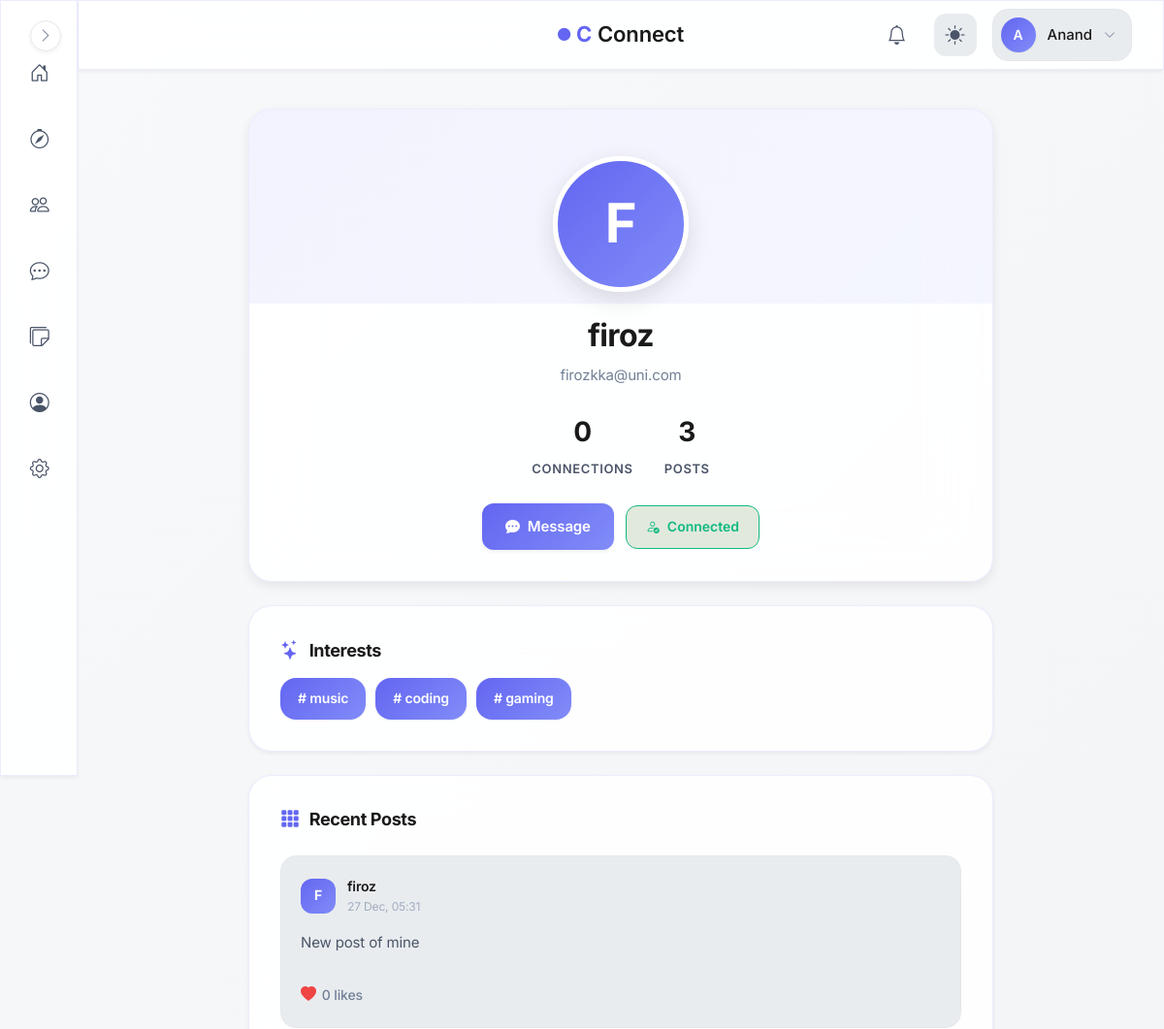
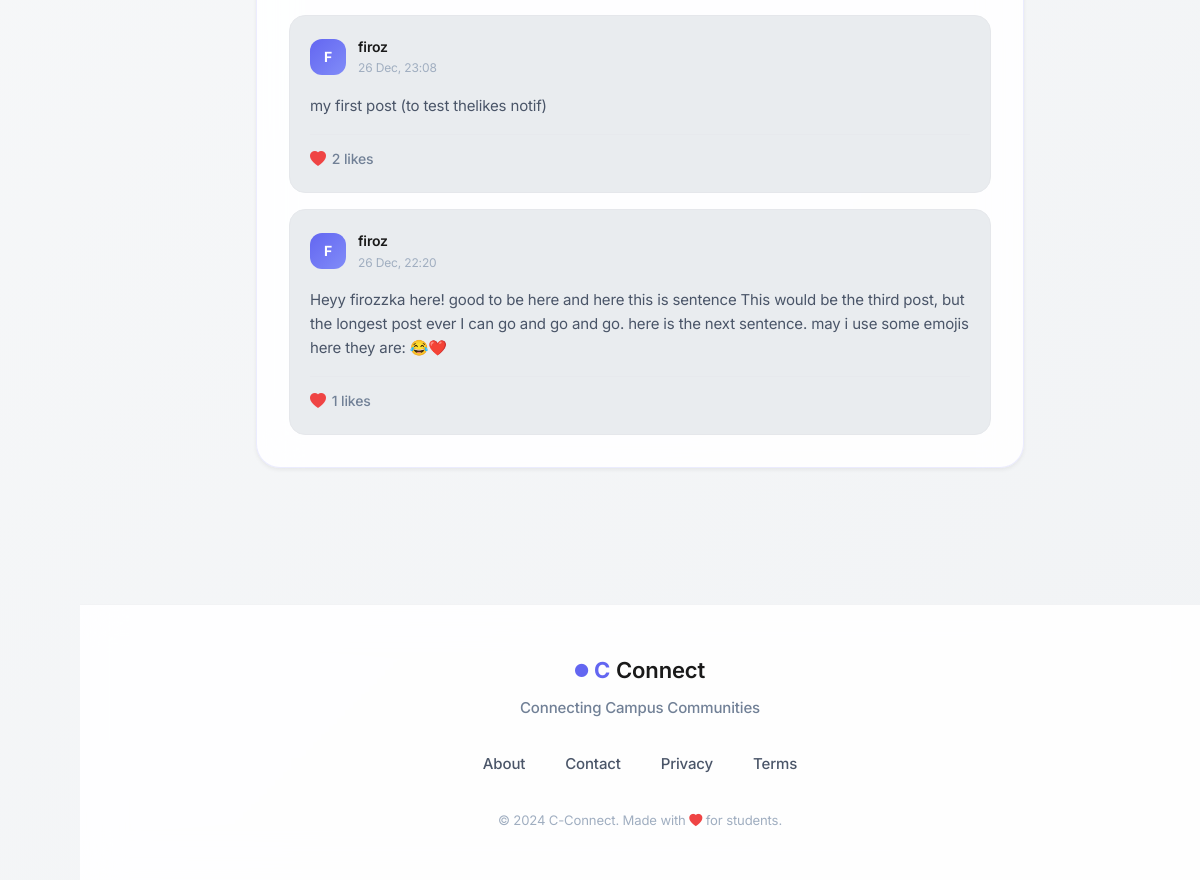
The page /user/20 (signed in) on the database its author committed (2 pictures, top to bottom).
### models.py (models this page shows, shortened)
class User(UserMixin, db.Model):
    id = db.Column(db.Integer, primary_key=True, autoincrement=True)  # Unique identifier
    username = db.Column(db.String(100), nullable=False)  # Name of the user (later can add this unique if needed)
    email = db.Column(db.String(120), nullable=False, unique=True)  # Email of the user
    password = db.Column(db.String(200), nullable=False)  # Passwords not hashed yet (done in setup_db.py)
    created_at = db.Column(db.DateTime, default=db.func.now())  # Timestamp of account creation
    last_login = db.Column(db.DateTime, nullable=True)  # Timestamp of last login
    pass

class Post(db.Model):
    __tablename__ = "posts"
    id = db.Column(db.Integer, primary_key=True)
    user_id = db.Column(db.Integer, db.ForeignKey("user.id"), nullable=False)
    content = db.Column(db.Text, nullable=False)
    image_path = db.Column(db.String(255), nullable=True)
    created_at = db.Column(db.DateTime, default=db.func.now(), index=True)
    user = db.relationship("User", backref="posts", lazy=True)
    likes = db.relationship(
        "PostLike",
        backref="post",
        cascade="all, delete-orphan",
        lazy="select"
    )

### blueprints/main/routes.py (the view)
@main.route("/user/<int:user_id>")
@login_required
def view_user_profile(user_id):
    if user_id <= 0 or user_id == current_user.id:
        return redirect(url_for("auth.profile"))
    user = User.query.get_or_404(user_id)
    profile = user.profile
    conn = Connection.query.filter(
        ((Connection.user_id == current_user.id) & (Connection.target_user_id == user_id)) |
        ((Connection.user_id == user_id) & (Connection.target_user_id == current_user.id))
    ).first()
    posts = (
        Post.query
        .filter_by(user_id=user.id)
        .order_by(Post.created_at.desc())
        .limit(10)
        .all()
    )
    if current_user.id != user.id:
        try:
            last_visit = (
                ProfileVisit.query
                .filter_by(viewer_id=current_user.id, viewed_id=user.id)
                .order_by(ProfileVisit.timestamp.desc())
                .first()
            )
            if not last_visit or (datetime.now(timezone.utc) - last_visit.timestamp).total_seconds() > 1800: #30 minutes
                v = ProfileVisit(viewer_id=current_user.id, viewed_id=user.id)
                db.session.add(v)
                db.session.commit()
        except:
            db.session.rollback()
    return render_template(
        "main/user_profile.html",
        user=user,
        profile=profile,
        conn=conn,
        posts=posts
    )

### blueprints/auth/__init__.py (called while the page is built)
@login_manager.user_loader
def load_user(user_id):
    from models import User  # Importing User model for querying  (import here to avoid circular imports)
    return User.query.get(int(user_id))

@auth.after_app_request
def add_header(response):
    if current_user.is_authenticated and request.blueprint == 'auth':
        response.headers['Cache-Control'] = 'no-store, no-cache, must-revalidate, post-check=0, pre-check=0, max-age=0'
        response.headers['Pragma'] = 'no-cache'
        response.headers['Expires'] = '-1'
    return response

### factory_helpers.py (called while the page is built, shortened)
def register_security_headers(app):
    @app.after_request
    def set_secure_headers(response):
        response.headers['Content-Security-Policy'] = (
            "default-src 'self'; "
            "img-src 'self' data: blob: https:; "# Allow external images
            "style-src 'self' 'unsafe-inline' https:; "# ADD https: for CDNs
            "script-src 'self' 'unsafe-inline' https:; "# ADD https: for JS
            "font-src 'self' https: data:; "# Google Fonts
            "connect-src 'self' https:;"  # ← ADD https: for CDNs/maps
        )
        response.headers['X-Content-Type-Options'] = 'nosniff'
        response.headers['X-Frame-Options'] = 'DENY'
        response.headers['Referrer-Policy'] = 'strict-origin-when-cross-origin'
        response.headers['Permissions-Policy'] = 'geolocation=(), microphone=()'
        return response

def register_daily_cleanup(app):
    if not hasattr(app, "_last_notification_cleanup"):
        app._last_notification_cleanup = None
    @app.before_request
    def daily_cleanup():
        now = datetime.now(timezone.utc)
        last = getattr(app, "_last_notification_cleanup", None)
        if last is None or (now - last).days >= 1:
            from blueprints.notifications.service import cleanup_old_notifications
            deleted = cleanup_old_notifications()
            app.logger.info(f"Cleaned up {deleted} old notifications.")
            app._last_notification_cleanup = now

def register_profilevisit_cleanup(app):
    last_cleanup = {'t': 0}
    @app.before_request
    def cleanup_visits():
        now = time.time()
        if now - last_cleanup['t'] < 3600:  # run once every hour
            return

### blueprints/main/templates/main/user_profile.html (shortened to what this page needs)
{% extends "base.html" %}
{% block body %}
<div class="user-profile-page">
    <section class="user-profile-header">
        <div class="user-profile-header__avatar">
            {% if user.profile and user.profile.profile_picture %}
                <span class="user-profile-header__avatar-fallback" style="display: none;">
                    {{ user.username[0].upper() }}
                </span>
            {% else %}
                <span class="user-profile-header__avatar-fallback">
                    {{ user.username[0].upper() }}
                </span>
            {% endif %}
        </div>
        <h1 class="user-profile-header__name">{{ user.username }}</h1>
        <p class="user-profile-header__email">{{ user.email }}</p>
        <div class="user-profile-header__stats">
            <div class="user-profile-header__stat">
                <span class="user-profile-header__stat-value">
                    {{ user.connection_count if user.connection_count is defined else '0' }}
                </span>
                <span class="user-profile-header__stat-label">Connections</span>
            </div>
            <div class="user-profile-header__stat">
                <span class="user-profile-header__stat-value">
                    {{ posts|length if posts else '0' }}
                </span>
                <span class="user-profile-header__stat-label">Posts</span>
            </div>
        </div>
<div class="user-profile-header__actions">
    {% if conn is none %}
        <form method="POST" action="{{ url_for('connections.connections_send', target_id=user.id) }}" style="margin: 0;">
            <input type="hidden" name="csrf_token" value="{{ csrf_token() }}">
            <button type="submit" class="user-profile-header__btn user-profile-header__btn--primary">
                <i class="bi bi-person-plus"></i>
                <span>Connect</span>
            </button>
        </form>
    {% elif conn.status == 'pending' and conn.user_id == current_user.id %}
        <div class="user-profile-header__status user-profile-header__status--pending">
            <i class="bi bi-clock-fill"></i>
            <span>Request Pending</span>
        </div>
    {% elif conn.status == 'accepted' %}
        <a href="{{ url_for('messages.chat', user_id=user.id) }}"
           class="user-profile-header__btn user-profile-header__btn--primary">
            <i class="bi bi-chat-dots-fill"></i>
            <span>Message</span>
        </a>
        <div class="user-profile-header__dropdown" id="profileDropdown">
            <button class="user-profile-header__status user-profile-header__status--connected" onclick="toggleDropdown(event)">
                <i class="bi bi-person-check"></i>
                <span>Connected</span>
            </button>
        </div>
    {% endif %}
</div>
    </section>
    <section class="user-profile-details">
        {% if profile and profile.interests %}
        <div class="user-profile-details__section">
            <h2 class="user-profile-details__title">
                <i class="bi bi-stars"></i>
                Interests
            </h2>
            <div class="user-profile-details__interests">
                {% for interest in profile.interests %}
                    <span class="user-profile-details__interest-tag"># {{ interest }}</span>
                {% endfor %}
            </div>
        </div>
        {% endif %}
    </section>
    <section class="user-profile-posts">
        <div class="user-profile-posts__header">
            <h2 class="user-profile-posts__title">
                <i class="bi bi-grid-3x3-gap-fill"></i>
                Recent Posts
            </h2>
        </div>
        {% if posts %}
        <div class="user-profile-posts__list">
            {% for post in posts %}
            <article class="post-card">
                <header class="post-card__header">
                    <div class="post-card__meta">
                        <div class="post-card__avatar">
                            {{ user.username[0].upper() }}
                        </div>
                        <div class="post-card__info">
                            <div class="post-card__author">{{ user.username }}</div>
                            <div class="post-card__time">{{ post.created_at.strftime("%d %b, %H:%M") }}</div>
                        </div>
                    </div>
                </header>
                <div class="post-card__content">
                    {{ post.content }}
                </div>
                <footer class="post-card__footer">
                    <div class="post-card__stat">
                        <i class="bi bi-heart-fill"></i>
                        <span>{{ post.likes|length if post.likes else 0 }} likes</span>
                    </div>
                </footer>
            </article>
            {% endfor %}
        </div>
        {% else %}
        <div class="user-profile-details__empty">
            <i class="bi bi-inbox"></i>
            <p style="margin: 0;">No posts yet</p>
        </div>
        {% endif %}
    </section>
</div>
{% endblock %}

### templates/base.html (shortened to what this page needs)
<!DOCTYPE html>
<html lang="en">
<head>
    <link rel="stylesheet" href="https://cdn.jsdelivr.net/npm/bootstrap-icons@1.11.1/font/bootstrap-icons.css">
    <link href="https://cdn.jsdelivr.net/npm/bootstrap@5.3.2/dist/css/bootstrap.min.css" rel="stylesheet">
    <link rel="stylesheet" href="{{ url_for('static', filename='css/global.css') }}">
</head>
<body>
    {% if current_user.is_authenticated %}
        <aside class="sidebar glass-effect" id="sidebar">
            <nav class="sidebar__nav">
                <a href="{{ url_for('main.dashboard') }}" class="sidebar__link" data-tooltip="Dashboard">
                    <div class="sidebar__link-icon">
                        <i class="bi bi-house-door"></i>
                    </div>
                </a>
                <a href="{{ url_for('main.search_page') }}" class="sidebar__link" data-tooltip="Discover">
                    <div class="sidebar__link-icon">
                        <i class="bi bi-compass"></i>
                    </div>
                </a>
                <a href="{{ url_for('connections.connections_home') }}" class="sidebar__link" data-tooltip="Connections">
                    <div class="sidebar__link-icon">
                        <i class="bi bi-people"></i>
                    </div>
                </a>
                <a href="{{ url_for('messages.inbox') }}" class="sidebar__link" data-tooltip="Messages">
                    <div class="sidebar__link-icon">
                        <i class="bi bi-chat-dots"></i>
                    </div>
                </a>
                <a href="/campus-board" class="sidebar__link" data-tooltip="Messages">
                    <div class="sidebar__link-icon">
                        <i class="bi bi-stickies"></i>
                    </div>
                </a>
                <a href="{{ url_for('auth.profile') }}" class="sidebar__link" data-tooltip="Profile">
                    <div class="sidebar__link-icon">
                        <i class="bi bi-person-circle"></i>
                    </div>
                </a>
                <a href="{{ url_for('main.settings') }}" class="sidebar__link" data-tooltip="Settings">
                    <div class="sidebar__link-icon">
                        <i class="bi bi-gear"></i>
                    </div>
                </a>
            </nav>
            <button class="sidebar__toggle" id="sidebarToggle" aria-label="Toggle sidebar">
                <i class="bi bi-chevron-right"></i>
            </button>
        </aside>
        <header class="topbar glass-effect">
            <div class="topbar__container">
                <div class="topbar__center">
                    <a href="{{ url_for('main.home') }}" class="topbar__brand">
                        <span class="brand-icon-small">
                            <i class="bi bi-circle-fill"></i>
                        </span>
                        <span class="brand-c">C</span>
                        <span class="brand-text">Connect</span>
                    </a>
                </div>
                <div class="topbar__actions">
                    <a href="{{ url_for('notifications.notifications_list') }}" class="topbar__icon-btn" aria-label="Notifications">
                        <i class="bi bi-bell"></i>
                        {% set unread = current_user.notifications | selectattr("is_read", "equalto", False) | list %}
                    </a>
                    <button class="topbar__icon-btn topbar__theme-toggle" id="themeToggle" aria-label="Toggle theme">
                        <i class="bi bi-sun-fill" id="themeIcon"></i>
                    </button>
                    <div class="topbar__profile" id="profileDropdown">
                        <button class="topbar__profile-btn" aria-label="Profile menu">
                            <div class="topbar__avatar">
                                {{ current_user.username[0].upper() }}
                            </div>
                            <span class="topbar__username">{{ current_user.username }}</span>
                            <i class="bi bi-chevron-down topbar__profile-arrow"></i>
                        </button>
                    </div>
                </div>
            </div>
        </header>
    {% endif %}
    <main class="main-content">
        {% block body %}{% endblock %}
    </main>
    <footer class="footer">
        <div class="footer__container">
            <div class="footer__brand">
                <div class="footer__logo">
                    <span class="brand-icon-small">
                        <i class="bi bi-circle-fill"></i>
                    </span>
                    <span class="brand-c">C</span>
                    <span class="brand-text">Connect</span>
                </div>
                <p class="footer__tagline">Connecting Campus Communities</p>
            </div>
            <div class="footer__links">
                <a href="{{ url_for('main.about') }}" class="footer__link">About</a>
                <a href="{{ url_for('main.contact') }}" class="footer__link">Contact</a>
                <a href="#" class="footer__link">Privacy</a>
                <a href="#" class="footer__link">Terms</a>
            </div>
            <div class="footer__credits">
                <small>&copy; 2024 C-Connect. Made with <i class="bi bi-heart-fill"></i> for students.</small>
            </div>
        </div>
    </footer>
</body>
</html>

### rows shown on the page
User: username "A", username "Anand"
User: username "F", username "firoz", email "firozkka@uni.com"
Post: created_at "27 Dec, 05:31", content "New post of mine", likes|length "0"
Post: created_at "26 Dec, 23:08", content "my first post (to test thelikes notif)", likes|length "2"
Post: created_at "26 Dec, 22:20", content "Heyy firozzka here! good to be here and here this is sentence This would be the third post, but the longest post ever I can go and go and go. here is the next sentence. may i use some emojis here they are: 😂❤️", likes|length "1"

### other values the page prints
{{ user.connection_count if user.connection_count is defined else '0' }} "0"
{{ posts|length if posts else '0' }} "3"
{{ interest }} "music" "coding" "gaming"
